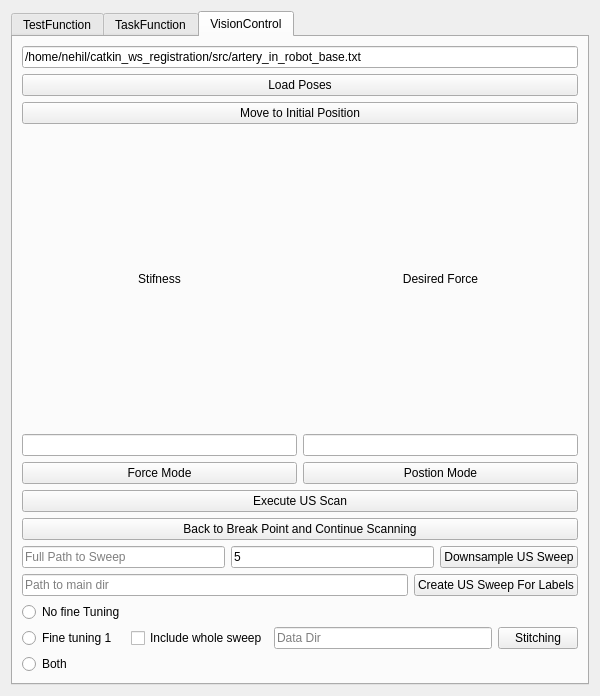
<?xml version="1.0" encoding="UTF-8"?>
<ui version="4.0">
 <class>Controller</class>
 <widget class="QWidget" name="Controller">
  <property name="geometry">
   <rect>
    <x>0</x>
    <y>0</y>
    <width>600</width>
    <height>696</height>
   </rect>
  </property>
  <property name="windowTitle">
   <string>Form</string>
  </property>
  <layout class="QHBoxLayout" name="horizontalLayout">
   <item>
    <widget class="QTabWidget" name="tabWidget">
     <property name="currentIndex">
      <number>2</number>
     </property>
     <widget class="QWidget" name="tab_1">
      <property name="layoutDirection">
       <enum>Qt::LeftToRight</enum>
      </property>
      <attribute name="title">
       <string>TestFunction</string>
      </attribute>
      <layout class="QGridLayout" name="gridLayout_2">
       <item row="4" column="0">
        <layout class="QVBoxLayout" name="verticalLayout_3">
         <item>
          <widget class="QPushButton" name="pbtnSaveHome">
           <property name="text">
            <string>Save Home</string>
           </property>
          </widget>
         </item>
         <item>
          <widget class="QPushButton" name="pbtnSaveOut">
           <property name="text">
            <string>Save Out</string>
           </property>
          </widget>
         </item>
         <item>
          <widget class="QPushButton" name="pbtnGoHome">
           <property name="text">
            <string>GoHome</string>
           </property>
          </widget>
         </item>
         <item>
          <widget class="QPushButton" name="pbtnGoOut">
           <property name="text">
            <string>GoOut</string>
           </property>
          </widget>
         </item>
         <item>
          <widget class="QPushButton" name="pbtnStartUSStream">
           <property name="text">
            <string>Start US Stream</string>
           </property>
          </widget>
         </item>
        </layout>
       </item>
       <item row="1" column="0">
        <layout class="QGridLayout" name="gridLayout">
         <item row="4" column="0">
          <widget class="QLabel" name="lblPosAngle">
           <property name="text">
            <string>Ang(rad)</string>
           </property>
          </widget>
         </item>
         <item row="0" column="3">
          <widget class="QLabel" name="lblPosZ">
           <property name="layoutDirection">
            <enum>Qt::LeftToRight</enum>
           </property>
           <property name="text">
            <string>Z</string>
           </property>
           <property name="alignment">
            <set>Qt::AlignCenter</set>
           </property>
          </widget>
         </item>
         <item row="2" column="1">
          <widget class="QLabel" name="lblPosRa">
           <property name="layoutDirection">
            <enum>Qt::LeftToRight</enum>
           </property>
           <property name="text">
            <string>Ra</string>
           </property>
           <property name="alignment">
            <set>Qt::AlignCenter</set>
           </property>
          </widget>
         </item>
         <item row="0" column="2">
          <widget class="QLabel" name="lblPosY">
           <property name="layoutDirection">
            <enum>Qt::LeftToRight</enum>
           </property>
           <property name="text">
            <string>Y</string>
           </property>
           <property name="alignment">
            <set>Qt::AlignCenter</set>
           </property>
          </widget>
         </item>
         <item row="1" column="0">
          <widget class="QLabel" name="lblPosDistance">
           <property name="text">
            <string>Pos(mm)</string>
           </property>
          </widget>
         </item>
         <item row="0" column="1">
          <widget class="QLabel" name="lblPosX">
           <property name="layoutDirection">
            <enum>Qt::LeftToRight</enum>
           </property>
           <property name="text">
            <string>X</string>
           </property>
           <property name="alignment">
            <set>Qt::AlignCenter</set>
           </property>
          </widget>
         </item>
         <item row="1" column="1">
          <widget class="QLineEdit" name="ledtPosX"/>
         </item>
         <item row="1" column="2">
          <widget class="QLineEdit" name="ledtPosY"/>
         </item>
         <item row="1" column="3">
          <widget class="QLineEdit" name="ledtPosZ"/>
         </item>
         <item row="2" column="2">
          <widget class="QLabel" name="lblPosRb">
           <property name="layoutDirection">
            <enum>Qt::LeftToRight</enum>
           </property>
           <property name="text">
            <string>Rb</string>
           </property>
           <property name="alignment">
            <set>Qt::AlignCenter</set>
           </property>
          </widget>
         </item>
         <item row="2" column="3">
          <widget class="QLabel" name="lblPosRc">
           <property name="layoutDirection">
            <enum>Qt::LeftToRight</enum>
           </property>
           <property name="text">
            <string>Rc</string>
           </property>
           <property name="alignment">
            <set>Qt::AlignCenter</set>
           </property>
          </widget>
         </item>
         <item row="4" column="1">
          <widget class="QLineEdit" name="ledtAngRa"/>
         </item>
         <item row="4" column="2">
          <widget class="QLineEdit" name="ledtAngRb"/>
         </item>
         <item row="4" column="3">
          <widget class="QLineEdit" name="ledtAngRc"/>
         </item>
         <item row="5" column="3">
          <widget class="QPushButton" name="pbtnExcuteCmd">
           <property name="text">
            <string>Excute Cmd</string>
           </property>
          </widget>
         </item>
         <item row="5" column="2">
          <widget class="QCheckBox" name="chbRecordWrench">
           <property name="text">
            <string>Record Wrench</string>
           </property>
          </widget>
         </item>
         <item row="5" column="1">
          <widget class="QCheckBox" name="chbUpdateState">
           <property name="text">
            <string>Update</string>
           </property>
          </widget>
         </item>
        </layout>
       </item>
       <item row="14" column="0">
        <layout class="QHBoxLayout" name="horizontalLayout_4">
         <property name="topMargin">
          <number>0</number>
         </property>
         <item>
          <widget class="QLineEdit" name="ledt_trajectory_file_to_write">
           <property name="text">
            <string>/home/nehil/catkin_ws_registration/src/artery_in_robot_base.txt</string>
           </property>
          </widget>
         </item>
         <item>
          <widget class="QPushButton" name="pbtnWriteCurrRobotPose">
           <property name="text">
            <string>Write Current Pose to a File</string>
           </property>
          </widget>
         </item>
        </layout>
       </item>
       <item row="0" column="0">
        <layout class="QGridLayout" name="gridLayout_5">
         <item row="1" column="3">
          <widget class="QLineEdit" name="ledtForceZ"/>
         </item>
         <item row="0" column="1">
          <widget class="QLabel" name="lblForceX">
           <property name="text">
            <string>FX</string>
           </property>
           <property name="alignment">
            <set>Qt::AlignCenter</set>
           </property>
          </widget>
         </item>
         <item row="0" column="3">
          <widget class="QLabel" name="lblForceZ">
           <property name="text">
            <string>FZ</string>
           </property>
           <property name="alignment">
            <set>Qt::AlignCenter</set>
           </property>
          </widget>
         </item>
         <item row="0" column="2">
          <widget class="QLabel" name="lblForceY">
           <property name="text">
            <string>FY</string>
           </property>
           <property name="alignment">
            <set>Qt::AlignCenter</set>
           </property>
          </widget>
         </item>
         <item row="2" column="2">
          <widget class="QLabel" name="lblToqueY">
           <property name="text">
            <string>TY</string>
           </property>
           <property name="alignment">
            <set>Qt::AlignCenter</set>
           </property>
          </widget>
         </item>
         <item row="1" column="1">
          <widget class="QLineEdit" name="ledtForceX"/>
         </item>
         <item row="2" column="3">
          <widget class="QLabel" name="lblToqueZ">
           <property name="text">
            <string>TZ</string>
           </property>
           <property name="alignment">
            <set>Qt::AlignCenter</set>
           </property>
          </widget>
         </item>
         <item row="2" column="1">
          <widget class="QLabel" name="lblToqueX">
           <property name="text">
            <string>TX</string>
           </property>
           <property name="alignment">
            <set>Qt::AlignCenter</set>
           </property>
          </widget>
         </item>
         <item row="1" column="0">
          <widget class="QLabel" name="lblForce">
           <property name="text">
            <string>Force(N)</string>
           </property>
           <property name="alignment">
            <set>Qt::AlignCenter</set>
           </property>
          </widget>
         </item>
         <item row="1" column="2">
          <widget class="QLineEdit" name="ledtForceY"/>
         </item>
         <item row="3" column="0">
          <widget class="QLabel" name="lblToque">
           <property name="text">
            <string>Toque(XX)</string>
           </property>
           <property name="alignment">
            <set>Qt::AlignCenter</set>
           </property>
          </widget>
         </item>
         <item row="3" column="1">
          <widget class="QLineEdit" name="ledtToqueX"/>
         </item>
         <item row="3" column="2">
          <widget class="QLineEdit" name="ledtToqueY"/>
         </item>
         <item row="3" column="3">
          <widget class="QLineEdit" name="ledtToqueZ"/>
         </item>
        </layout>
       </item>
       <item row="11" column="0">
        <widget class="QPushButton" name="pbtnVisualizeConfimap">
         <property name="text">
          <string>Visualize Confimap</string>
         </property>
        </widget>
       </item>
       <item row="5" column="0">
        <widget class="QPushButton" name="pbtnStopUSStream">
         <property name="text">
          <string>Stop US Stream</string>
         </property>
        </widget>
       </item>
       <item row="9" column="0">
        <layout class="QHBoxLayout" name="horizontalLayout_13">
         <item>
          <widget class="QLineEdit" name="ledtSliceIndex">
           <property name="placeholderText">
            <string>Index in Sweep</string>
           </property>
          </widget>
         </item>
         <item>
          <widget class="QPushButton" name="pbtnComputerConfiMap">
           <property name="text">
            <string>Compute Confi Map</string>
           </property>
          </widget>
         </item>
        </layout>
       </item>
       <item row="3" column="0">
        <layout class="QHBoxLayout" name="horizontalLayout_2">
         <item>
          <widget class="QPushButton" name="pbtnConnect">
           <property name="text">
            <string>Connect</string>
           </property>
          </widget>
         </item>
         <item>
          <widget class="QPushButton" name="pbtnDisconnect">
           <property name="text">
            <string>Disconnect</string>
           </property>
          </widget>
         </item>
        </layout>
       </item>
       <item row="16" column="0">
        <widget class="QPushButton" name="pbtn_test_rotation">
         <property name="text">
          <string>Test Rotation</string>
         </property>
        </widget>
       </item>
       <item row="7" column="0">
        <layout class="QHBoxLayout" name="horizontalLayout_8">
         <property name="topMargin">
          <number>0</number>
         </property>
         <item>
          <widget class="QLineEdit" name="ledt_full_path_to_imf">
           <property name="placeholderText">
            <string>Full path to an .imf file</string>
           </property>
          </widget>
         </item>
         <item>
          <widget class="QPushButton" name="pbtnLoadSweep_imf">
           <property name="text">
            <string>Load imf sweep</string>
           </property>
          </widget>
         </item>
        </layout>
       </item>
      </layout>
     </widget>
     <widget class="QWidget" name="tab_2">
      <attribute name="title">
       <string>TaskFunction</string>
      </attribute>
      <layout class="QVBoxLayout" name="verticalLayout_2">
       <item>
        <layout class="QGridLayout" name="gridLayout_6">
         <item row="0" column="0">
          <widget class="QLabel" name="label">
           <property name="text">
            <string>Initial start angle of Fan motion:</string>
           </property>
          </widget>
         </item>
         <item row="3" column="0">
          <widget class="QPushButton" name="pbtnGoFanStart">
           <property name="text">
            <string>Move to Initial Pose of Fan Motion</string>
           </property>
          </widget>
         </item>
         <item row="2" column="0">
          <widget class="QComboBox" name="cmbFanStartRotationAxis">
           <property name="editable">
            <bool>false</bool>
           </property>
           <property name="currentText">
            <string>Rotation X</string>
           </property>
           <item>
            <property name="text">
             <string>Rotation X</string>
            </property>
           </item>
           <item>
            <property name="text">
             <string>Rotation Y</string>
            </property>
           </item>
          </widget>
         </item>
         <item row="1" column="0">
          <widget class="QLineEdit" name="ledtFanStartAngle"/>
         </item>
        </layout>
       </item>
       <item>
        <layout class="QVBoxLayout" name="verticalLayout">
         <item>
          <widget class="QComboBox" name="cmbFanMotionType">
           <property name="layoutDirection">
            <enum>Qt::LeftToRight</enum>
           </property>
           <property name="editable">
            <bool>false</bool>
           </property>
           <item>
            <property name="text">
             <string>Continous Fan Motion</string>
            </property>
           </item>
           <item>
            <property name="text">
             <string>Step Fan Motion</string>
            </property>
           </item>
          </widget>
         </item>
         <item>
          <widget class="QComboBox" name="cmbRotationAxis">
           <item>
            <property name="text">
             <string>Rotation X</string>
            </property>
           </item>
           <item>
            <property name="text">
             <string>Rotation Y</string>
            </property>
           </item>
          </widget>
         </item>
         <item>
          <widget class="QComboBox" name="cmbRotationStep">
           <property name="currentIndex">
            <number>1</number>
           </property>
           <item>
            <property name="text">
             <string>1 degree</string>
            </property>
           </item>
           <item>
            <property name="text">
             <string>2 degree</string>
            </property>
           </item>
           <item>
            <property name="text">
             <string>3 degree</string>
            </property>
           </item>
           <item>
            <property name="text">
             <string>4 degree</string>
            </property>
           </item>
           <item>
            <property name="text">
             <string>5 degree</string>
            </property>
           </item>
          </widget>
         </item>
         <item>
          <widget class="QPushButton" name="pbtnFanMotion">
           <property name="text">
            <string>Fan Motion</string>
           </property>
          </widget>
         </item>
        </layout>
       </item>
      </layout>
     </widget>
     <widget class="QWidget" name="VisionControl">
      <attribute name="title">
       <string>VisionControl</string>
      </attribute>
      <layout class="QGridLayout" name="gridLayout_4">
       <item row="0" column="0">
        <widget class="QLineEdit" name="ledt_poses_file_path">
         <property name="text">
          <string>/home/nehil/catkin_ws_registration/src/artery_in_robot_base.txt</string>
         </property>
        </widget>
       </item>
       <item row="12" column="0">
        <layout class="QHBoxLayout" name="horizontalLayout_6">
         <item>
          <widget class="QLineEdit" name="ledtSweepPath">
           <property name="inputMask">
            <string/>
           </property>
           <property name="text">
            <string/>
           </property>
           <property name="placeholderText">
            <string>Full Path to Sweep</string>
           </property>
          </widget>
         </item>
         <item>
          <widget class="QLineEdit" name="ledtDownsamplingParam">
           <property name="text">
            <string>5</string>
           </property>
           <property name="placeholderText">
            <string>Select every n frame</string>
           </property>
          </widget>
         </item>
         <item>
          <widget class="QPushButton" name="pbtnDownsampleSweep">
           <property name="text">
            <string>Downsample US Sweep</string>
           </property>
          </widget>
         </item>
        </layout>
       </item>
       <item row="4" column="0">
        <layout class="QHBoxLayout" name="horizontalLayout_3">
         <item>
          <widget class="QPushButton" name="pbtnForceMode">
           <property name="text">
            <string>Force Mode</string>
           </property>
          </widget>
         </item>
         <item>
          <widget class="QPushButton" name="pbtnPositionMode">
           <property name="text">
            <string>Postion Mode</string>
           </property>
          </widget>
         </item>
        </layout>
       </item>
       <item row="13" column="0">
        <layout class="QHBoxLayout" name="horizontalLayout_9">
         <item>
          <widget class="QLineEdit" name="ledtMainDir">
           <property name="placeholderText">
            <string>Path to main dir</string>
           </property>
          </widget>
         </item>
         <item>
          <widget class="QPushButton" name="pbtnCreateUSForLabelsWithoutStich">
           <property name="text">
            <string>Create US Sweep For Labels</string>
           </property>
          </widget>
         </item>
        </layout>
       </item>
       <item row="6" column="0">
        <widget class="QPushButton" name="pbtnContinueScan">
         <property name="text">
          <string>Back to Break Point and Continue Scanning</string>
         </property>
        </widget>
       </item>
       <item row="5" column="0">
        <layout class="QHBoxLayout" name="horizontalLayout_5">
         <item>
          <widget class="QPushButton" name="pbtnExecScan">
           <property name="text">
            <string>Execute US Scan</string>
           </property>
          </widget>
         </item>
        </layout>
       </item>
       <item row="2" column="0">
        <widget class="QPushButton" name="pbtnGoIntiPos">
         <property name="text">
          <string>Move to Initial Position</string>
         </property>
        </widget>
       </item>
       <item row="1" column="0">
        <widget class="QPushButton" name="pbtnReadPosesFromFile">
         <property name="text">
          <string>Load Poses</string>
         </property>
        </widget>
       </item>
       <item row="3" column="0">
        <layout class="QGridLayout" name="gridLayout_3">
         <item row="2" column="0">
          <widget class="QLineEdit" name="ledtStiffness"/>
         </item>
         <item row="2" column="1">
          <widget class="QLineEdit" name="ledtDesiredForce"/>
         </item>
         <item row="0" column="0">
          <widget class="QLabel" name="lblStiffness">
           <property name="text">
            <string>Stifness</string>
           </property>
           <property name="alignment">
            <set>Qt::AlignCenter</set>
           </property>
          </widget>
         </item>
         <item row="0" column="1">
          <widget class="QLabel" name="lblSesiredForce">
           <property name="text">
            <string>Desired Force</string>
           </property>
           <property name="alignment">
            <set>Qt::AlignCenter</set>
           </property>
          </widget>
         </item>
        </layout>
       </item>
       <item row="15" column="0">
        <layout class="QHBoxLayout" name="horizontalLayout_7">
         <item>
          <layout class="QVBoxLayout" name="verticalLayout_6">
           <item>
            <widget class="QRadioButton" name="rbtn_no_fine_tuning">
             <property name="text">
              <string>No fine Tuning</string>
             </property>
            </widget>
           </item>
           <item>
            <widget class="QRadioButton" name="rbtn_fine_tuning_1">
             <property name="text">
              <string>Fine tuning 1</string>
             </property>
            </widget>
           </item>
           <item>
            <widget class="QRadioButton" name="rbtn_both_fine_tunings">
             <property name="text">
              <string>Both</string>
             </property>
            </widget>
           </item>
          </layout>
         </item>
         <item>
          <widget class="QCheckBox" name="checkBox_include_whole_sweep">
           <property name="text">
            <string>Include whole sweep</string>
           </property>
          </widget>
         </item>
         <item>
          <widget class="QLineEdit" name="ledtDataDir">
           <property name="placeholderText">
            <string>Data Dir</string>
           </property>
          </widget>
         </item>
         <item>
          <widget class="QPushButton" name="pbtn_stitching">
           <property name="text">
            <string>Stitching</string>
           </property>
          </widget>
         </item>
        </layout>
       </item>
      </layout>
     </widget>
    </widget>
   </item>
  </layout>
 </widget>
 <resources/>
 <connections/>
</ui>
